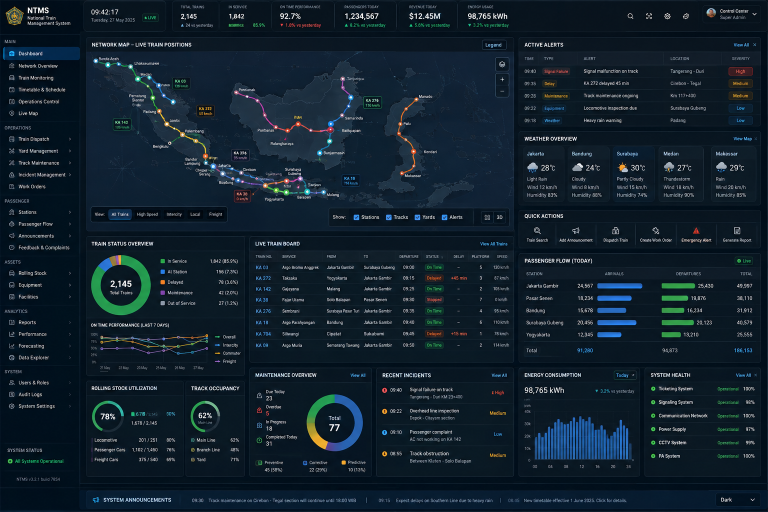
#> input picture examples/reference.png, 1536 x 1024 px (shown at 1/2 size); its folder holds only this picture in this run
$ python -i images.py   (imports and definitions only)
#> lines starting #> are read from the running program, lines starting #| are printed output that depends on the picture
"""Image inspection and comparison primitives used by the public CLI.

The functions in this module return JSON-serializable data so a model without
vision can make the same decisions from a report that a model with vision
would make from a side-by-side image.
"""

from __future__ import annotations

from collections import Counter
import hashlib
from pathlib import Path
import re
from typing import Any, Iterable

from PIL import Image, ImageChops, ImageDraw, ImageEnhance

try:  # NumPy is installed by the bootstrap command when possible.
    import numpy as np
except ImportError:  # pragma: no cover - exercised in minimal environments.
    np = None


class ImageAnalysisError(RuntimeError):
    """Raised when an input image cannot be analyzed."""


def load_rgb(path: Path) -> Image.Image:
    path = Path(path).expanduser().resolve()
    if not path.is_file():
        raise ImageAnalysisError(f"Image file not found: {path}")
    try:
        with Image.open(path) as image:
            return image.convert("RGB")
    except Exception as exc:
        raise ImageAnalysisError(f"Could not read image {path}: {exc}") from exc


# [22 lines left out: functions parse_viewport, parse_point, not called in this run]


def validate_points(points: Iterable[tuple[int, int]], size: tuple[int, int]) -> list[tuple[int, int]]:
    width, height = size
    result = []
    for x, y in points:
        if x >= width or y >= height:
            raise ImageAnalysisError(
                f"Point ({x},{y}) falls outside image {width}x{height}"
            )
        result.append((x, y))
    return result


def _sample_points(image: Image.Image, points: Iterable[tuple[int, int]]) -> list[dict[str, Any]]:
    return [
        {
            "x": x,
            "y": y,
            "rgb": list(image.getpixel((x, y))),
            "hex": _serial_color(image.getpixel((x, y))),
        }
        for x, y in points
    ]


# [46 lines left out: functions parse_region, validate_regions, not called in this run]


def _serial_color(color: tuple[int, int, int]) -> str:
    return "#%02x%02x%02x" % color


def _pixel_data(image: Image.Image):
    flattened = getattr(image, "get_flattened_data", None)
    return flattened() if flattened is not None else image.getdata()


def _dominant_colors(image: Image.Image, limit: int = 12) -> list[dict[str, Any]]:
    sample_width = min(160, image.width)
    sample_height = max(1, round(image.height * sample_width / image.width))
    sample = image.resize((sample_width, sample_height))
    quantized = sample.quantize(colors=limit).convert("RGB")
    counts = Counter(_pixel_data(quantized))
    total = sample_width * sample_height
    return [
        {
            "color": _serial_color(tuple(color)),
            "rgb": list(color),
            "pixels": count,
            "fraction": round(count / total, 6),
        }
        for color, count in counts.most_common(limit)
    ]


def _probe_positions(length: int) -> list[int]:
    values = {
        0,
        max(0, length - 1),
        max(0, length - 2),
        round(length * 0.05),
        round(length * 0.10),
        round(length * 0.25),
        round(length * 0.50),
        round(length * 0.75),
        round(length * 0.90),
        round(length * 0.95),
    }
    return sorted(value for value in values if 0 <= value < length)


def _bucket_color(color: tuple[int, int, int], step: int = 8) -> tuple[int, int, int]:
    return tuple((channel // step) * step for channel in color)


def _scanline_runs(image: Image.Image, *, axis: str) -> list[dict[str, Any]]:
    """Summarize long quantized color runs at deterministic probe lines."""

    if axis not in {"x", "y"}:
        raise ImageAnalysisError(f"Unknown scanline axis: {axis}")
    length = image.width if axis == "x" else image.height
    positions = _probe_positions(image.height if axis == "x" else image.width)
    minimum_length = max(8, length // 80)
    result = []
    for position in positions:
        colors = (
            [_bucket_color(image.getpixel((index, position))) for index in range(length)]
            if axis == "x"
            else [_bucket_color(image.getpixel((position, index))) for index in range(length)]
        )
        runs = []
        start = 0
        previous = colors[0]
        for index, color in enumerate(colors[1:], start=1):
            if color == previous:
                continue
            if index - start >= minimum_length:
                runs.append(
                    {
                        "start": start,
                        "end": index - 1,
                        "length": index - start,
                        "color": _serial_color(previous),
                    }
                )
            start = index
            previous = color
        if length - start >= minimum_length:
            runs.append(
                {
                    "start": start,
                    "end": length - 1,
                    "length": length - start,
                    "color": _serial_color(previous),
                }
            )
        runs.sort(key=lambda run: run["length"], reverse=True)
        result.append({"position": position, "runs": runs[:24]})
    return result


def _top_peaks(values: list[float], limit: int = 12, minimum: float = 0.0) -> list[dict[str, Any]]:
    candidates = [
        (index, value) for index, value in enumerate(values) if value > minimum
    ]
    candidates.sort(key=lambda item: item[1], reverse=True)
    return [
        {"position": index, "score": round(float(value), 4)}
        for index, value in candidates[:limit]
    ]


def _edge_peaks(image: Image.Image) -> dict[str, Any]:
    if np is None:
        return {"engine": "unavailable", "x": [], "y": []}
    array = np.asarray(image, dtype=np.float32)
    gray = array @ np.array([0.299, 0.587, 0.114], dtype=np.float32)
    x_gradient = np.abs(np.diff(gray, axis=1)).mean(axis=0).tolist()
    y_gradient = np.abs(np.diff(gray, axis=0)).mean(axis=1).tolist()
    return {
        "engine": "numpy",
        "x": _top_peaks(x_gradient, minimum=0.35),
        "y": _top_peaks(y_gradient, minimum=0.35),
    }


def inspect_image(
    path: Path, *, points: Iterable[tuple[int, int]] = ()
) -> dict[str, Any]:
#> called with path = '../../examples/reference.png', points = ()
    path = Path(path).expanduser().resolve()
    image = load_rgb(path)
#> in load_rgb, image is the input picture: PIL image 1536x1024 RGB; mean R, G, B 17.4, 32.9, 45
    corners = {
        "top_left": list(image.getpixel((0, 0))),
        "top_right": list(image.getpixel((image.width - 1, 0))),
        "bottom_left": list(image.getpixel((0, image.height - 1))),
        "bottom_right": list(image.getpixel((image.width - 1, image.height - 1))),
    }
#> corners = {'top_left': [11, 27, 39], 'top_right': [21, 30, 40], 'bottom_left': [19, 37, 54], 'bottom_right': [24, 44, 63]}
    checked_points = validate_points(points, image.size)
#> checked_points = []
    with Image.open(path) as source:
        image_format = source.format
#> image_format = 'PNG'
    return {
        "path": str(path),
        "format": image_format,
        "mode": "RGB",
        "width": image.width,
        "height": image.height,
        "viewport": f"{image.width}x{image.height}",
        "corners": corners,
        "samples": _sample_points(image, checked_points),
        "dominant_colors": _dominant_colors(image),
        "edge_peaks": _edge_peaks(image),
        "scanlines": {
            "horizontal": _scanline_runs(image, axis="x"),
            "vertical": _scanline_runs(image, axis="y"),
        },
        "analysis_engine": "numpy" if np is not None else "python",
    }
#> in _dominant_colors, `sample_width = min(160, image.width)`: sample_width = 160
#> in _dominant_colors, `sample_height = max(1, round(image.height * sample_width / image.width))`: sample_height = 107
#> in _dominant_colors, `sample = image.resize((sample_width, sample_height))`:
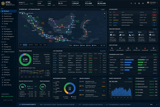
#> sample: PIL image 160x107 RGB; mean R, G, B 17.4, 32.8, 44.9
#> in _dominant_colors, `quantized = sample.quantize(colors=limit).convert("RGB")`:
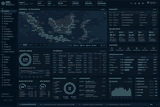
#> quantized: PIL image 160x107 RGB; mean R, G, B 17, 32.1, 44.2
#> in _dominant_colors, `counts = Counter(_pixel_data(quantized))`: counts = 12 items
#> in _dominant_colors, `total = sample_width * sample_height`: total = 17120
#> in _edge_peaks, `gray = array @ np.array([0.299, 0.587, 0.114], dtype=np.float32)`:
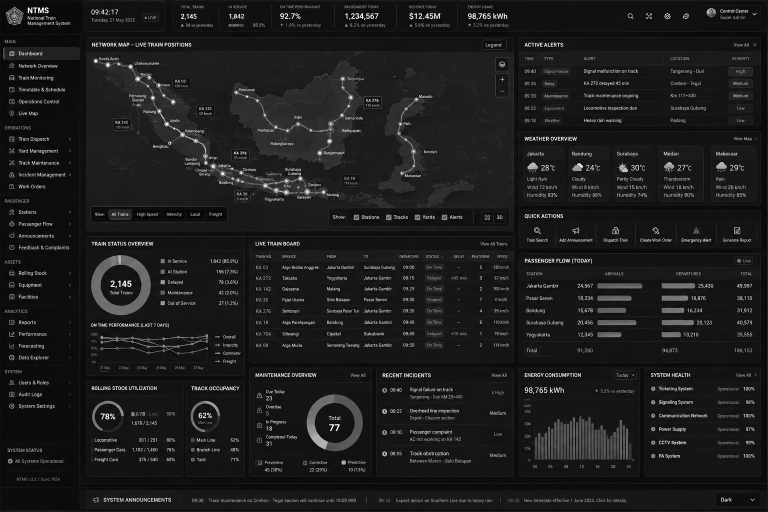
#> gray: shape (1024, 1536) float32 (shown at 1/2 size); min 0, max 255, mean 29.6
#> in _edge_peaks, `x_gradient = np.abs(np.diff(gray, axis=1)).mean(axis=0).tolist()`: x_gradient = 1535 values, max 43.22 at index 1534, min 0.0939 at index 1529, mean 7.39
#> in _edge_peaks, `y_gradient = np.abs(np.diff(gray, axis=0)).mean(axis=1).tolist()`: y_gradient = 1023 values, max 29.48 at index 1022, min 0.254 at index 970, mean 6.85
#> in _top_peaks, `candidates = [ (index, value) for index, value in enumerate(values) if..`: candidates = 1505 pairs, first value 0 to 1534, second value 0.357 to 43.22
#> in _scanline_runs, `length = image.width if axis == "x" else image.height`: length = 1536
#> in _scanline_runs, `minimum_length = max(8, length // 80)`: minimum_length = 19
#> the loop in _scanline_runs, `for position in positions:` made 10 passes
#> after the loop in _scanline_runs, `for position in positions:`: result = 10 items
#> the loop in _scanline_runs (call 2), `for position in positions:` made 10 passes


# [190 lines left out: functions _bbox_numpy, _bbox_python, _ranked_density, _tile_hotspots_numpy, _tile_hotspots_python, _metrics_numpy and 2 more, not called in this run]


def _region_image(image: Image.Image, box: tuple[int, int, int, int]) -> Image.Image:
    return crop_image(image, box)


# [270 lines left out: functions artifact_slug, save_grid_overlay, save_region_visual_artifacts, compare_images, save_visual_artifacts, not called in this run]

>>> result = inspect_image('../../examples/reference.png')
#> result = 12 items
